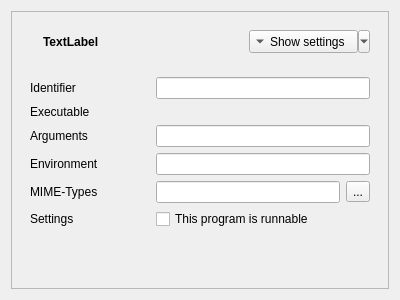
<?xml version="1.0" encoding="UTF-8"?>
<ui version="4.0">
 <class>ExternalProgramSettingsWidget</class>
 <widget class="QWidget" name="ExternalProgramSettingsWidget">
  <property name="geometry">
   <rect>
    <x>0</x>
    <y>0</y>
    <width>400</width>
    <height>300</height>
   </rect>
  </property>
  <property name="windowTitle">
   <string>Form</string>
  </property>
  <property name="locale">
   <locale language="English" country="UnitedStates"/>
  </property>
  <layout class="QGridLayout" name="gridLayout">
   <item row="0" column="0">
    <widget class="QFrame" name="frame">
     <property name="frameShape">
      <enum>QFrame::StyledPanel</enum>
     </property>
     <property name="frameShadow">
      <enum>QFrame::Raised</enum>
     </property>
     <layout class="QVBoxLayout" name="verticalLayout">
      <item>
       <widget class="QWidget" name="widget" native="true">
        <layout class="QHBoxLayout" name="horizontalLayout">
         <item>
          <widget class="QLabel" name="lblWarning">
           <property name="text">
            <string/>
           </property>
           <property name="pixmap">
            <pixmap resource="resources.qrc">:/resources/icons/emblem-warning-16.png</pixmap>
           </property>
          </widget>
         </item>
         <item>
          <widget class="QLabel" name="lblIdentifier">
           <property name="font">
            <font>
             <weight>75</weight>
             <bold>true</bold>
            </font>
           </property>
           <property name="text">
            <string>TextLabel</string>
           </property>
          </widget>
         </item>
         <item>
          <spacer name="horizontalSpacer">
           <property name="orientation">
            <enum>Qt::Horizontal</enum>
           </property>
           <property name="sizeHint" stdset="0">
            <size>
             <width>90</width>
             <height>20</height>
            </size>
           </property>
          </spacer>
         </item>
         <item>
          <widget class="QToolButton" name="btnShowSettings">
           <property name="text">
            <string>Show settings</string>
           </property>
           <property name="checkable">
            <bool>true</bool>
           </property>
           <property name="popupMode">
            <enum>QToolButton::MenuButtonPopup</enum>
           </property>
           <property name="toolButtonStyle">
            <enum>Qt::ToolButtonTextBesideIcon</enum>
           </property>
           <property name="arrowType">
            <enum>Qt::DownArrow</enum>
           </property>
          </widget>
         </item>
        </layout>
       </widget>
      </item>
      <item>
       <widget class="QWidget" name="expandingWidget" native="true">
        <property name="sizePolicy">
         <sizepolicy hsizetype="Preferred" vsizetype="MinimumExpanding">
          <horstretch>0</horstretch>
          <verstretch>0</verstretch>
         </sizepolicy>
        </property>
        <layout class="QFormLayout" name="formLayout">
         <item row="0" column="0">
          <widget class="QLabel" name="label">
           <property name="minimumSize">
            <size>
             <width>120</width>
             <height>0</height>
            </size>
           </property>
           <property name="text">
            <string>Identifier</string>
           </property>
          </widget>
         </item>
         <item row="1" column="0">
          <widget class="QLabel" name="label_2">
           <property name="minimumSize">
            <size>
             <width>120</width>
             <height>0</height>
            </size>
           </property>
           <property name="text">
            <string>Executable</string>
           </property>
          </widget>
         </item>
         <item row="2" column="0">
          <widget class="QLabel" name="label_3">
           <property name="minimumSize">
            <size>
             <width>120</width>
             <height>0</height>
            </size>
           </property>
           <property name="text">
            <string>Arguments</string>
           </property>
          </widget>
         </item>
         <item row="4" column="0">
          <widget class="QLabel" name="label_4">
           <property name="minimumSize">
            <size>
             <width>120</width>
             <height>0</height>
            </size>
           </property>
           <property name="text">
            <string>MIME-Types</string>
           </property>
          </widget>
         </item>
         <item row="5" column="0">
          <widget class="QLabel" name="label_5">
           <property name="minimumSize">
            <size>
             <width>120</width>
             <height>0</height>
            </size>
           </property>
           <property name="text">
            <string>Settings</string>
           </property>
          </widget>
         </item>
         <item row="0" column="1">
          <widget class="QLineEdit" name="programId">
           <property name="toolTip">
            <string>Identifier of this program. It will be used to select this entry.</string>
           </property>
          </widget>
         </item>
         <item row="1" column="1">
          <widget class="FileSelectorEdit" name="programExecutable" native="true">
           <property name="sizePolicy">
            <sizepolicy hsizetype="Expanding" vsizetype="Preferred">
             <horstretch>0</horstretch>
             <verstretch>0</verstretch>
            </sizepolicy>
           </property>
           <property name="toolTip">
            <string>The executable of this external program</string>
           </property>
          </widget>
         </item>
         <item row="2" column="1">
          <widget class="QLineEdit" name="programArguments">
           <property name="toolTip">
            <string>&lt;html&gt;&lt;head/&gt;&lt;body&gt;&lt;p&gt;The argument string of this external program. You can include program parameters using placeholders. Supported placeholders are {insertargs} to insert arguments into the argument list, {joinedargs} will be replaced with one string containing all arguments. {joinedfileargs} will be replaced with one string of the input file and additional args.&lt;/p&gt;&lt;/body&gt;&lt;/html&gt;</string>
           </property>
          </widget>
         </item>
         <item row="4" column="1">
          <widget class="QWidget" name="widget_4" native="true">
           <property name="sizePolicy">
            <sizepolicy hsizetype="Expanding" vsizetype="Preferred">
             <horstretch>0</horstretch>
             <verstretch>0</verstretch>
            </sizepolicy>
           </property>
           <layout class="QHBoxLayout" name="horizontalLayout_2">
            <property name="leftMargin">
             <number>0</number>
            </property>
            <property name="topMargin">
             <number>0</number>
            </property>
            <property name="rightMargin">
             <number>0</number>
            </property>
            <property name="bottomMargin">
             <number>0</number>
            </property>
            <item>
             <widget class="QLineEdit" name="programMimeTypes">
              <property name="toolTip">
               <string>&lt;html&gt;&lt;head/&gt;&lt;body&gt;&lt;p&gt;This list contains all MIME-Types this entry should run. Separate them with space. To make it easier, click the 'Add' button on the right to add the MIME-Type from a file.&lt;/p&gt;&lt;/body&gt;&lt;/html&gt;</string>
              </property>
             </widget>
            </item>
            <item>
             <widget class="QToolButton" name="btnAddMimeType">
              <property name="text">
               <string>...</string>
              </property>
              <property name="icon">
               <iconset theme="list-add">
                <normaloff>.</normaloff>.</iconset>
              </property>
             </widget>
            </item>
           </layout>
          </widget>
         </item>
         <item row="5" column="1">
          <widget class="QCheckBox" name="programRunnable">
           <property name="toolTip">
            <string>&lt;html&gt;&lt;head/&gt;&lt;body&gt;&lt;p&gt;If enabled, this program can run directly&lt;/p&gt;&lt;/body&gt;&lt;/html&gt;</string>
           </property>
           <property name="text">
            <string>This program is runnable</string>
           </property>
          </widget>
         </item>
         <item row="3" column="0">
          <widget class="QLabel" name="label_6">
           <property name="minimumSize">
            <size>
             <width>120</width>
             <height>0</height>
            </size>
           </property>
           <property name="text">
            <string>Environment</string>
           </property>
          </widget>
         </item>
         <item row="3" column="1">
          <widget class="QLineEdit" name="programEnvironment"/>
         </item>
        </layout>
       </widget>
      </item>
     </layout>
    </widget>
   </item>
  </layout>
  <action name="actionRemove">
   <property name="icon">
    <iconset theme="list-remove">
     <normaloff>.</normaloff>.</iconset>
   </property>
   <property name="text">
    <string>Remove entry</string>
   </property>
  </action>
 </widget>
 <customwidgets>
  <customwidget>
   <class>FileSelectorEdit</class>
   <extends>QWidget</extends>
   <header>fileselectoredit.h</header>
   <container>1</container>
  </customwidget>
 </customwidgets>
 <resources>
  <include location="resources.qrc"/>
 </resources>
 <connections/>
</ui>
